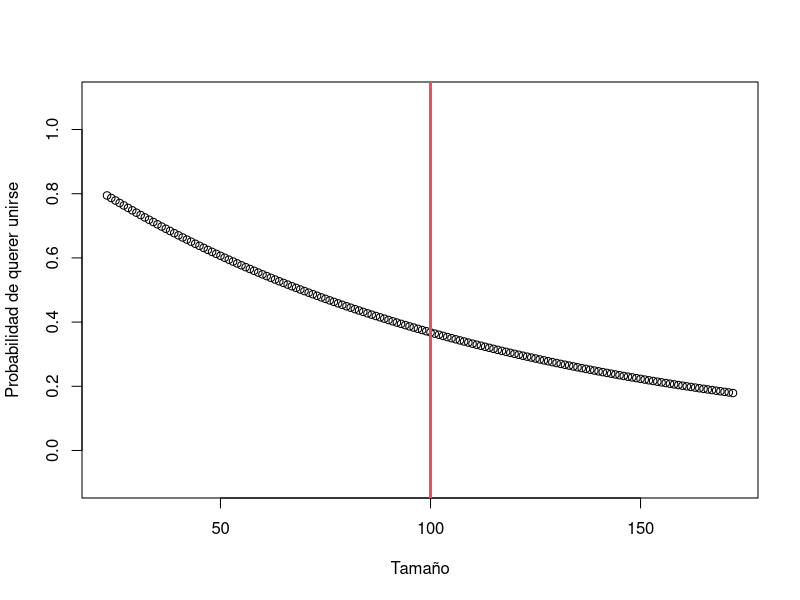

This figure's R source:
k <- 1000
n <- 100000
originales <- rnorm(k)
cumulos <- originales - min(originales) + 1
cumulos <- round(n * cumulos / sum(cumulos))
diferencia <- n - sum(cumulos)
if (diferencia > 0) {
  for (i in 1:diferencia) {
    p <- sample(1:k, 1)
    cumulos[p] <- cumulos[p] + 1
  }
} else if (diferencia < 0) {
  for (i in 1:-diferencia) {
    p <- sample(1:k, 1)
    if (cumulos[p] > 1) {
      cumulos[p] <- cumulos[p] - 1
    }
  }
}
c <- median(cumulos) # tamanio critico de cumulos
d <- sd(cumulos) / 4 # factor arbitrario para suavizar la curva
rotura <- function(x, c, d) {
  return (1 / (1 + exp((c - x) / d)))
}
union <- function(x, c) {
  return (exp(-x / c))
}
png("p8_expvar.png")
low <- min(cumulos)
high <- max(cumulos)
x <- low:high
plot(x, union(x, c), ylim=c(-0.1, 1.1), xlim=c(low, high),
     xlab="Tama\u{00f1}o", ylab="Probabilidad de querer unirse")
abline(v = c, col=2, lwd=3)
graphics.off()